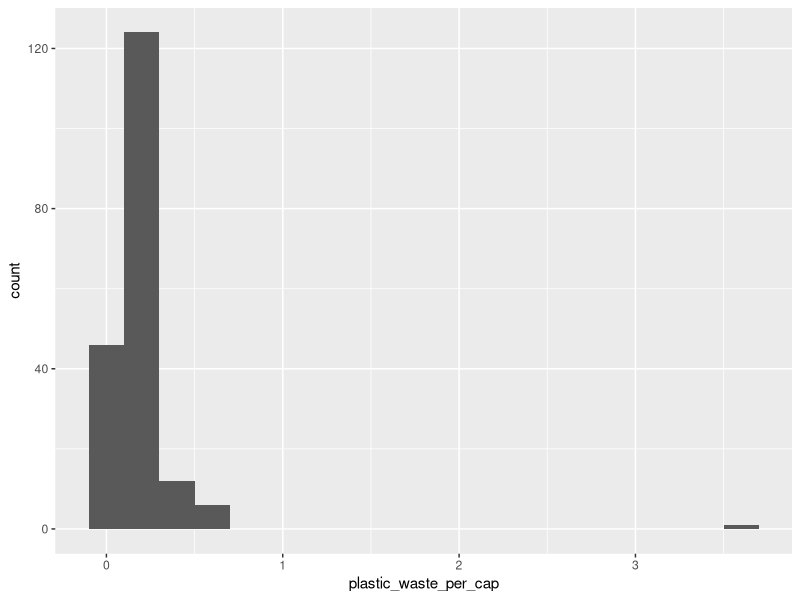
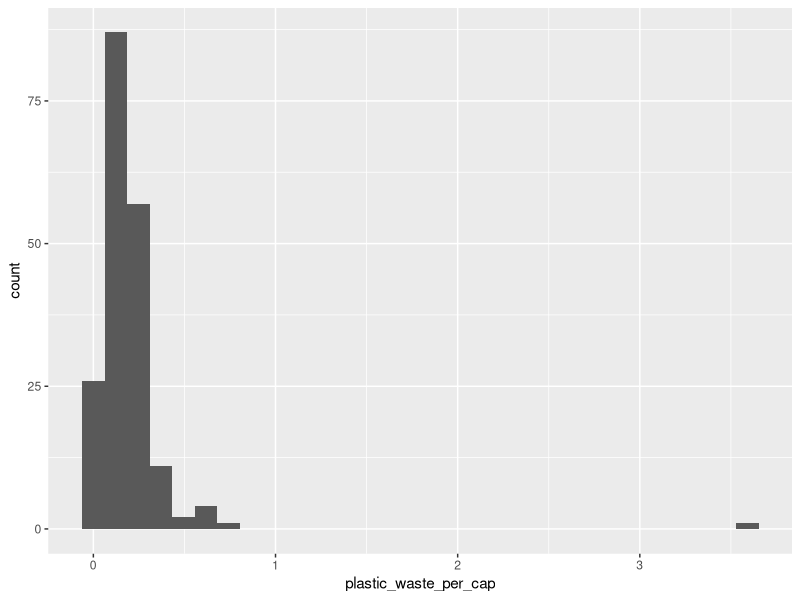
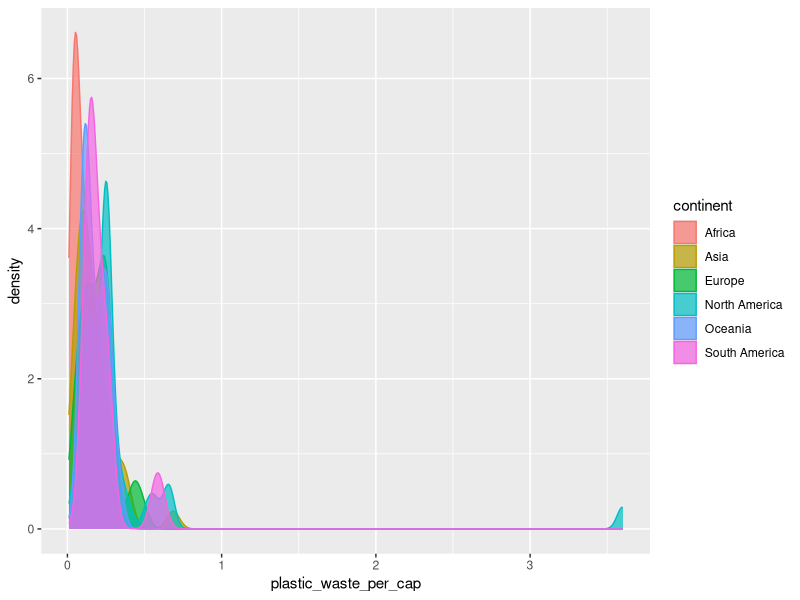
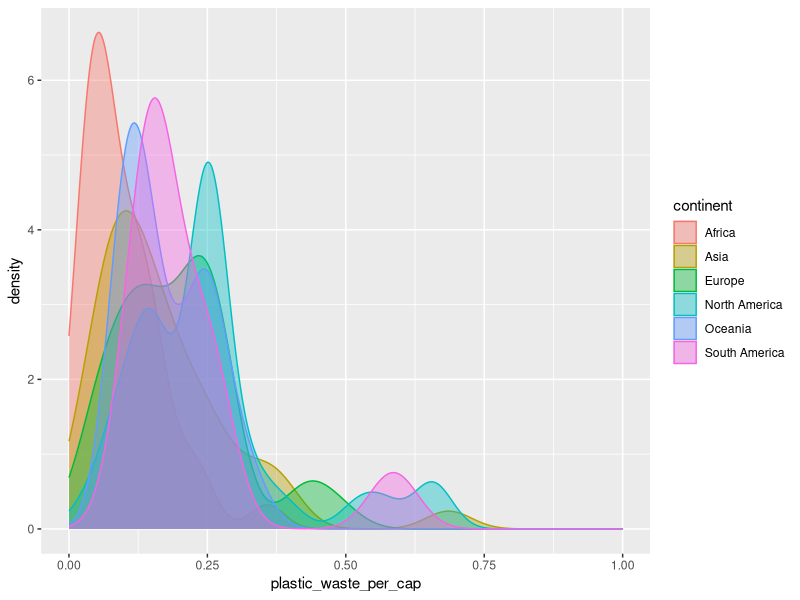
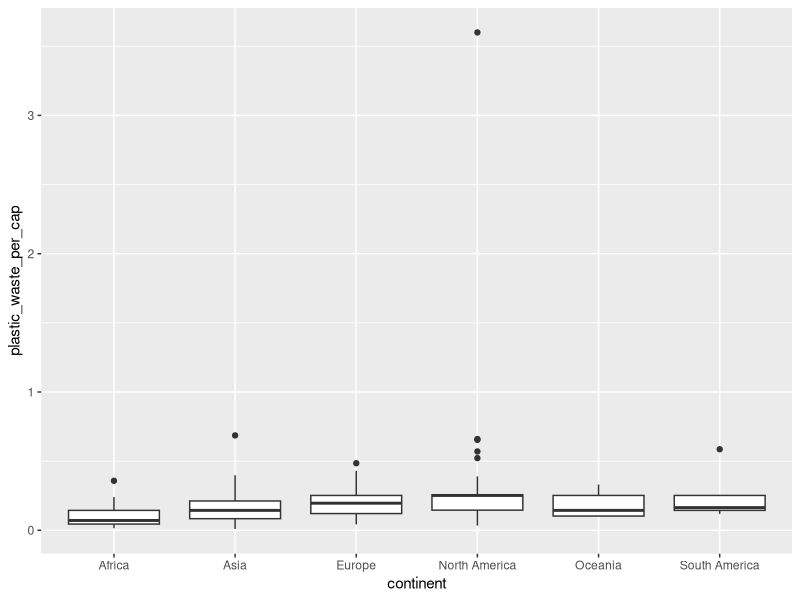
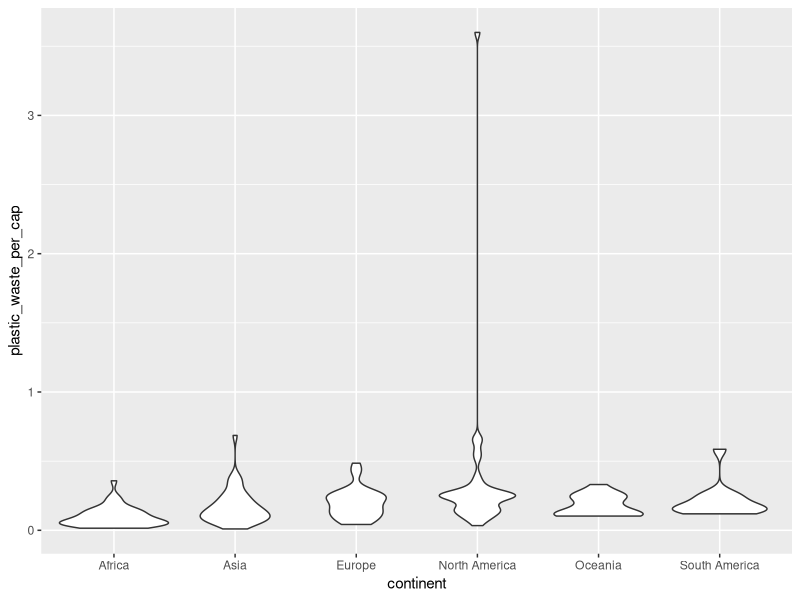
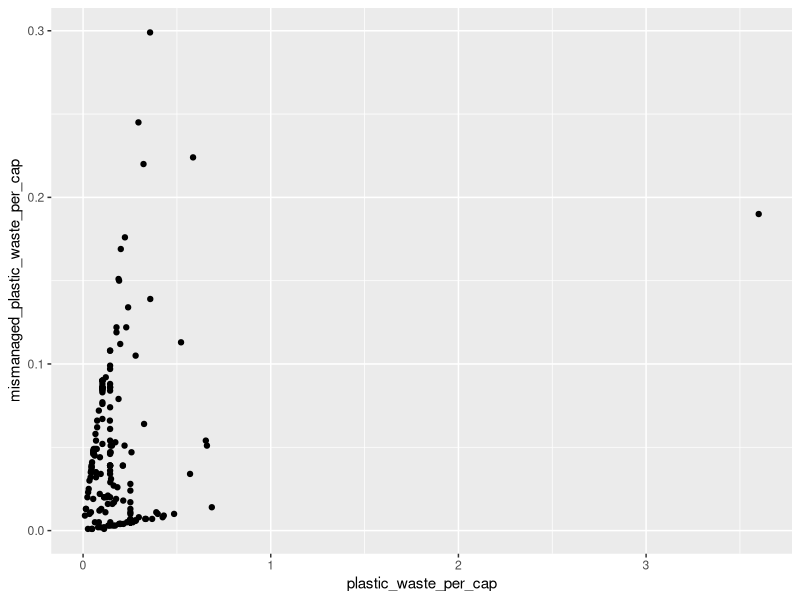
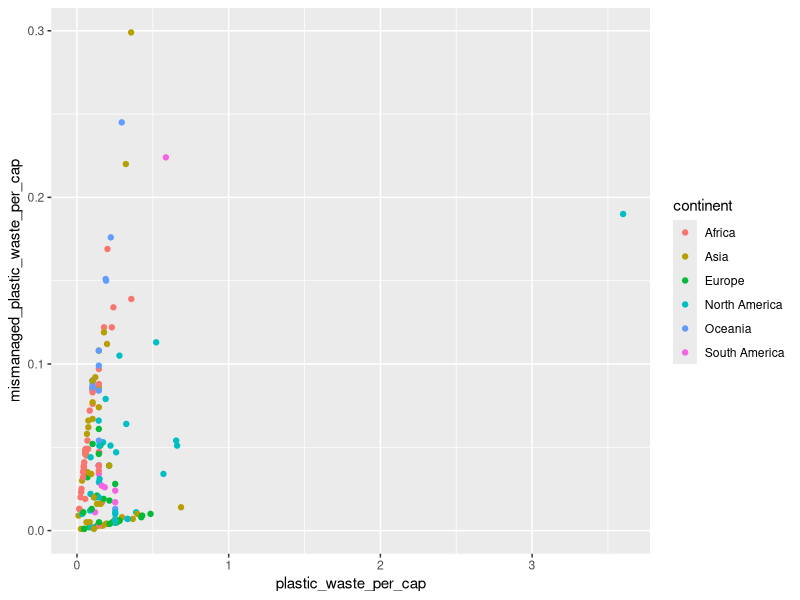

Reproduce these figures in R, in order.
## ---- chunk 1
library(tidyverse) 
## ---- chunk 2
plastic_waste <- read_csv("data/plastic-waste.csv")
## ---- chunk 3
plastic_waste <- read_csv("data/plastic-waste.csv")
ggplot(data = plastic_waste, aes(x = plastic_waste_per_cap)) +
  geom_histogram(binwidth = 0.2)
plastic_waste %>%
  filter(plastic_waste_per_cap > 3.5)
## ---- chunk 4
#Below is a histogram of plastic waste faceted
ggplot(data = plastic_waste, aes(x = plastic_waste_per_cap)) +
  geom_histogram()
#Below is a density plot with color!
ggplot(data = plastic_waste, 
       mapping = aes(x = plastic_waste_per_cap, 
                     color = continent, 
                     fill = continent)) +
  geom_density(alpha = 0.7)
## ---- chunk 5
ggplot(data = plastic_waste, 
       mapping = aes(x = plastic_waste_per_cap, 
                     color = continent, 
                     fill = continent)) +
  geom_density(alpha = 0.4) +
  xlim(0, 1)
## ---- chunk 6
ggplot(data = plastic_waste, 
       mapping = aes(x = continent, 
                     y = plastic_waste_per_cap)) +
  geom_boxplot()
## ---- chunk 7
ggplot(data = plastic_waste, 
       mapping = aes(x = continent, 
                     y = plastic_waste_per_cap)) +
  geom_violin()
## ---- chunk 8
ggplot(data = plastic_waste, 
       mapping = aes(x = plastic_waste_per_cap, 
                     y = mismanaged_plastic_waste_per_cap)) +
  geom_point()
## ---- chunk 9
ggplot(data = plastic_waste, 
       mapping = aes(x = plastic_waste_per_cap, 
                     y = mismanaged_plastic_waste_per_cap, color = continent, fill = continent)) +
  geom_point()
## ---- chunk 10
ggplot(data = plastic_waste, 
       mapping = aes(x = total_pop, 
                     y = plastic_waste_per_cap)) +
  geom_point()
## ---- chunk 11
ggplot(data = plastic_waste, 
       mapping = aes(x = coastal_pop, 
                     y = plastic_waste_per_cap)) +
  geom_point()
## ---- chunk 12
ggplot(data = plastic_waste) +
  geom_point(mapping = aes(x = coastal_pop/total_pop, 
                     y = plastic_waste_per_cap, color = continent)) +
  geom_smooth(mapping = aes(x = coastal_pop/total_pop, 
                     y = plastic_waste_per_cap)) + ylim(0, 0.7) + xlim(0, 1.5) +
  labs(x = "Coastal population proportion (Coastal / total population)", y = "Plastic waste per capita", title = "Plastic waste vs coastal proportion", subtitle = "by continent", color = "Continent") +
scale_colour_viridis_d()
